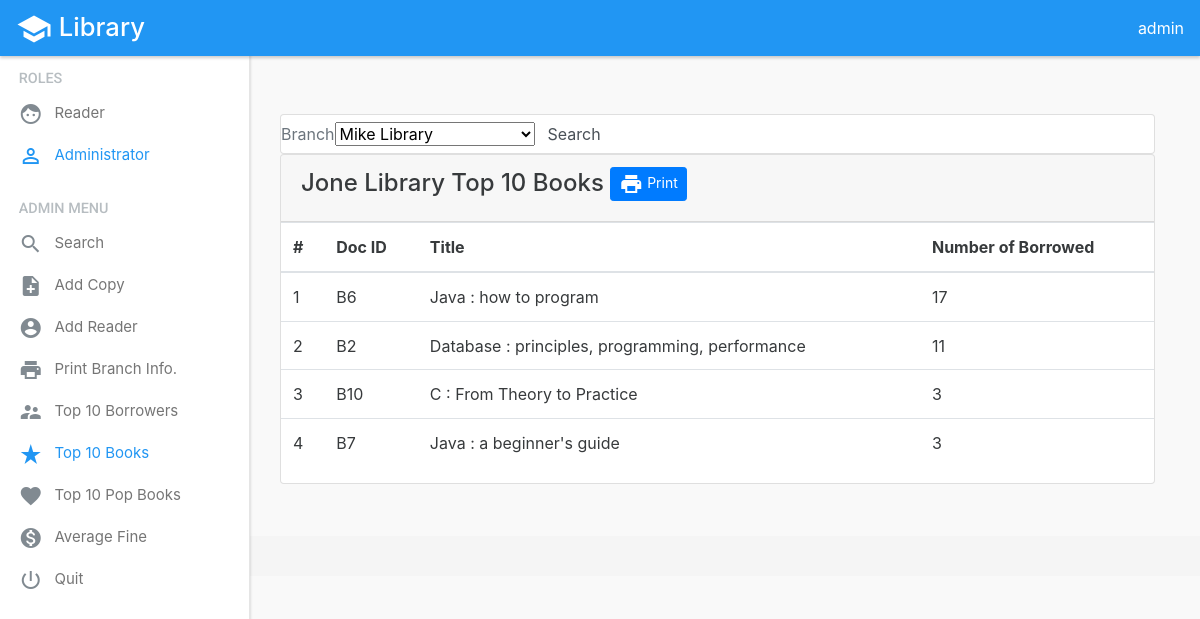
The app's page /admin_top_books.php?libid=2 (signed in) with its own data.
### tables this page shows
CREATE TABLE BRANCH (
  LIBID INT NOT NULL AUTO_INCREMENT,
  LNAME VARCHAR(30) NOT NULL ,
  LLOCATION VARCHAR(50) NOT NULL ,
  PRIMARY KEY (LIBID)
);

CREATE TABLE DOCUMENT(
  DOCID VARCHAR(10) NOT NULL,
  TITLE VARCHAR(100) NOT NULL ,
  PDATE YEAR(4),
  PUBLISHERID INT,
  PRIMARY KEY (DOCID),
  CONSTRAINT DOCPUBFK
  FOREIGN KEY (PUBLISHERID) REFERENCES PUBLISHER(PUBLISHERID)
    ON DELETE SET NULL ON UPDATE CASCADE
);

### admin_top_books.php (the view, shortened to what this page needs)
<?php
$libid = 0;
if (isset($_GET['libid']))
    $libid = $_GET['libid'];
include('layout/admin_header.php');
include('layout/admin_sidebar.php');
?>
<div class="container layout-content">
    <div class="card m-t-2 m-b-2">
        <div class="card-block">
            <form class="form-inline" action="admin_top_books.php" method="get">
                <div class="form-group">
                    <label class="form-control-label text-muted" for="libid">Branch</label>
                    <select name="libid" class="c-select" style="min-width: 200px;max-width: 200px" >
                        <?php
                        $conn = new mysqli(DB_SERVER,DB_USERNAME,DB_PASSWORD,DB_DATABASE);
                        $sql = "SELECT LIBID, LNAME
                                FROM BRANCH";
                        $result = $conn->query($sql);
                        while ($row = $result->fetch_assoc()){
                            echo "<option value='".$row['LIBID']."'>".$row['LNAME']."</option>";
                        }
                        ?>
                    </select>
                </div>
                <input class="form-control btn btn-warning-outline" type="submit" value="Search">
            </form>
        </div>
    </div>
    <?php
    $conn = new mysqli(DB_SERVER,DB_USERNAME,DB_PASSWORD,DB_DATABASE);
    $sql = "SELECT LNAME
        FROM BRANCH
        WHERE LIBID = $libid";
    $result = $conn->query($sql);
    $row = $result->fetch_assoc();
    echo "<div class='card m-t-2' id='div_print'>
        <div class='card-header'>
            <h4>".$row['LNAME']." Top 10 Books
                <button onclick='printdiv(\"div_print\");' class='btn btn-primary btn-sm pull-md-right'>
                    <i class='material-icons'>print</i>
                    Print</button>
            </h4>
        </div>";
    $sql = "SELECT COUNT(B.BORNUMBER), D.TITLE, D.DOCID
        FROM BORROWS B, DOCUMENT D
        WHERE B.LIBID = $libid AND B.DOCID = D.DOCID AND D.DOCID IN (
          SELECT DOCID
          FROM BOOK
        )
        GROUP BY B.DOCID ORDER BY COUNT(B.BORNUMBER) DESC
        LIMIT 10";
    $result = $conn->query($sql);
    if ($result->num_rows > 0){
        echo "<table class='table'>
                <thead>
                    <tr>
                        <th>#</th>
                        <th>Doc ID</th>
                        <th>Title</th>
                        <th>Number of Borrowed</th>
                    </tr>
                </thead>
                <tbody>";
                $i = 1;
                while ($row = $result->fetch_assoc()){
                    echo "<tr>
                      <td>$i</td>
                      <td>".$row['DOCID']."</td>
                      <td>".$row['TITLE']."</td>
                      <td>".$row['COUNT(B.BORNUMBER)']."</td>
                  <tr>";
            $i ++;
        }
        echo "</tbody></table>";
    }else{
        echo    "<div class='card-footer alert-danger' role='alert'>
                    <strong>Oops!</strong> Nothing!
                </div>";
    }
    echo "</div>";
    ?>
</div>
<?php include('layout/footer.php'); ?>

### css/site.css (style rules this page uses)
body { color:#373a3c; background-color: #f9f9f9; }
.material-icons { vertical-align: middle; }
.layout-content { padding-top: 58px; padding-left: 250px; overflow: auto; min-height: 30rem; }

### records on screen
branch: LNAME "Jone Library"
document: DOCID "B6", TITLE "Java : how to program", COUNT "17"
document: DOCID "B2", TITLE "Database : principles, programming, performance", COUNT "11"
document: DOCID "B10", TITLE "C : From Theory to Practice", COUNT "3"
document: DOCID "B7", TITLE "Java : a beginner's guide", COUNT "3"

### other values on screen
form field libid "Mike Library"
